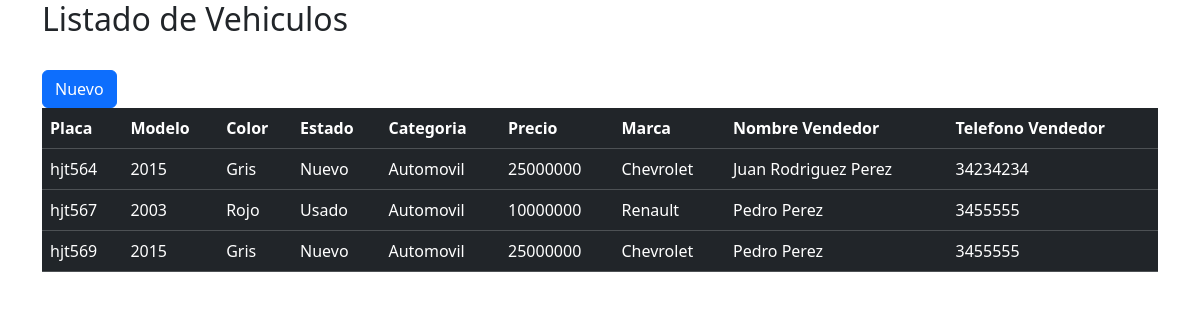
The app's page /vehiculo/listaVehiculos.php with its own data.
### tables this page shows
CREATE TABLE `vehiculo` (
  `placa` varchar(6) NOT NULL,
  `modelo` varchar(25) NOT NULL,
  `color` varchar(25) NOT NULL,
  `estado` varchar(25) NOT NULL,
  `categoria` varchar(25) NOT NULL,
  `precio` int(11) NOT NULL,
  `marca` varchar(25) NOT NULL,
  `idVendedor` int(11) NOT NULL
);

CREATE TABLE `vendedor` (
  `id` int(11) NOT NULL,
  `nombre` varchar(25) NOT NULL,
  `apellido` varchar(25) NOT NULL,
  `telefono` varchar(10) NOT NULL,
  `correo` varchar(25) NOT NULL
);

### modelo/DAO/VehiculoDAO.php (called while the page is built, shortened)
<?php
class VehiculoDAO{
    public function listarTodos(){
        $conn=Conexion::getConexion();
        try{
            $query=$conn->prepare("SELECT * FROM vehiculo,vendedor where vehiculo.idVendedor=vendedor.id");
            $query->execute();
            return $query->fetchAll();
        }
        catch(Exception $ex){
        echo $ex->getMessage();
        }
        }
    }

### vehiculo/listaVehiculos.php (the view, shortened to what this page needs)
<!DOCTYPE html>
<html lang="en">
<head>
    <link href="https://cdn.jsdelivr.net/npm/bootstrap@5.3.3/dist/css/bootstrap.min.css" rel="stylesheet"/>
</head>
<body>
    <?php
    require "../modelo/DAO/VehiculoDAO.php";
    $vehiculoDAO=new VehiculoDAO();
    $listaVehiculos=$vehiculoDAO->listarTodos();
    ?>
    <div class="container">
    <h2>Listado de Vehiculos</h2><br>
        <a href="vehiculo.php"class="btn btn-primary">Nuevo</a>
        <table id="tablaVehiculo"class="table table-dark">
            <thead>
                <tr>
                    <th>Placa</th>
                    <th>Modelo</th>
                    <th>Color</th>
                    <th>Estado</th>
                    <th>Categoria</th>
                    <th>Precio</th>
                    <th>Marca</th>
                    <th>Nombre Vendedor</th>
                    <th>Telefono Vendedor</th>
                </tr>
            </thead>
            <tbody>
                <?php
                foreach($listaVehiculos as $vehiculo){
                    ?>
                    <tr>
                        <td><?php echo $vehiculo["placa"]; ?></td>
                        <td><?php echo $vehiculo["modelo"]; ?></td>
                        <td><?php echo $vehiculo["color"]; ?></td>
                        <td><?php echo $vehiculo["estado"]; ?></td>
                        <td><?php echo $vehiculo["categoria"]; ?></td>
                        <td><?php echo $vehiculo["precio"]; ?></td>
                        <td><?php echo $vehiculo["marca"]; ?></td>
                        <td><?php echo $vehiculo["nombre"]." ".$vehiculo['apellido']; ?></td>
                        <td>
                        <?php echo $vehiculo["telefono"]; ?></td>
                    </tr>
                <?php
                }
                ?>
            </tbody>
        </table>
    </div>
</body>
</html>

### records on screen
vehiculo: placa "hjt564", modelo "2015", color "Gris", estado "Nuevo", categoria "Automovil", precio "25000000", marca "Chevrolet", idVendedor.nombre "Juan", idVendedor.apellido "Rodriguez Perez", idVendedor.telefono "34234234"
vehiculo: placa "hjt567", modelo "2003", color "Rojo", estado "Usado", categoria "Automovil", precio "10000000", marca "Renault", idVendedor.nombre "Pedro", idVendedor.apellido "Perez", idVendedor.telefono "3455555"
vehiculo: placa "hjt569", modelo "2015", color "Gris", estado "Nuevo", categoria "Automovil", precio "25000000", marca "Chevrolet", idVendedor.nombre "Pedro", idVendedor.apellido "Perez", idVendedor.telefono "3455555"
